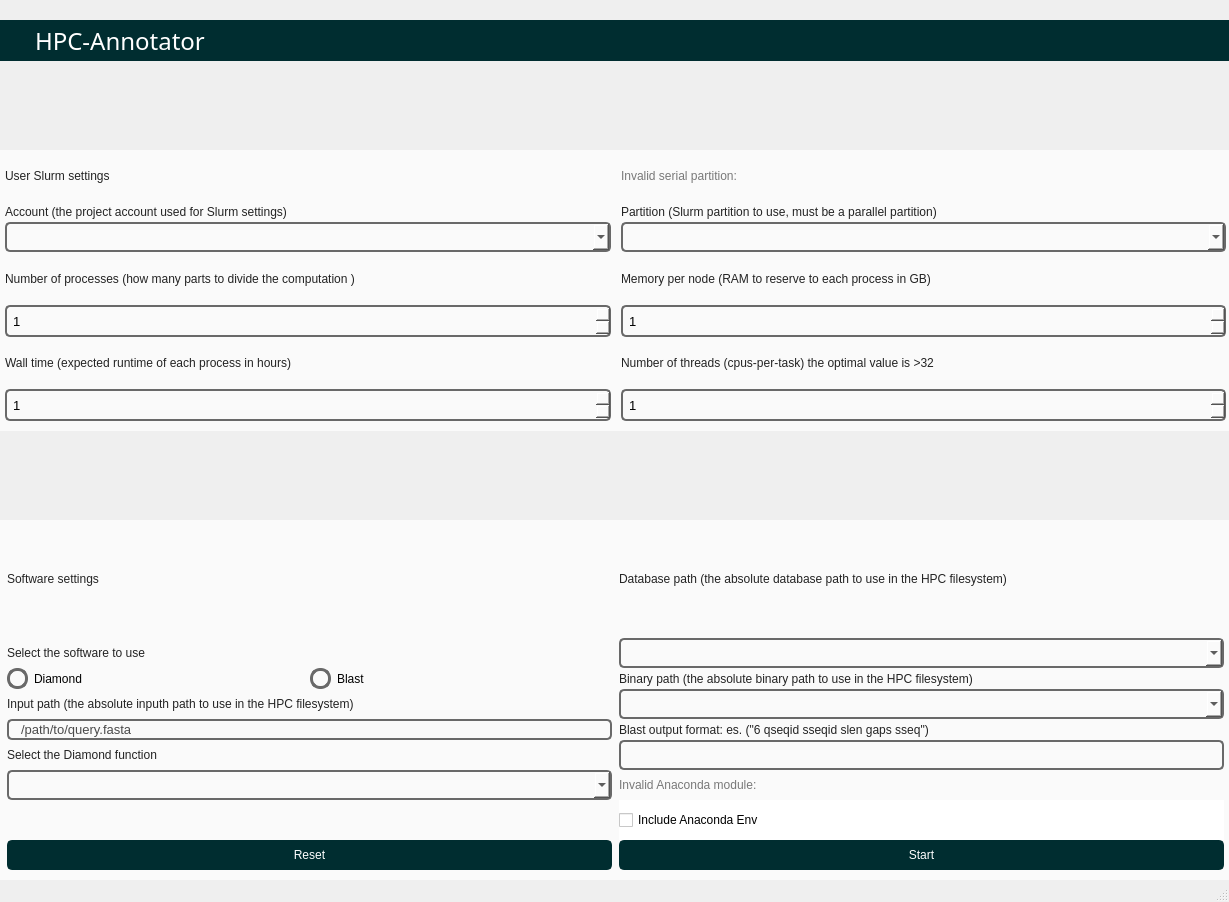
<?xml version="1.0" encoding="UTF-8"?>
<ui version="4.0">
 <class>MainWindow</class>
 <widget class="QMainWindow" name="MainWindow">
  <property name="enabled">
   <bool>true</bool>
  </property>
  <property name="geometry">
   <rect>
    <x>0</x>
    <y>0</y>
    <width>1229</width>
    <height>902</height>
   </rect>
  </property>
  <property name="sizePolicy">
   <sizepolicy hsizetype="Preferred" vsizetype="Preferred">
    <horstretch>0</horstretch>
    <verstretch>0</verstretch>
   </sizepolicy>
  </property>
  <property name="minimumSize">
   <size>
    <width>0</width>
    <height>0</height>
   </size>
  </property>
  <property name="windowTitle">
   <string>MainWindow</string>
  </property>
  <property name="styleSheet">
   <string notr="true"/>
  </property>
  <widget class="QWidget" name="centralwidget">
   <property name="sizePolicy">
    <sizepolicy hsizetype="Fixed" vsizetype="Fixed">
     <horstretch>0</horstretch>
     <verstretch>0</verstretch>
    </sizepolicy>
   </property>
   <property name="styleSheet">
    <string notr="true">QLabel {
	color:rgb(35,35,35);
	font: 10pt &quot;Georgia&quot;;
}
QPushButton{
	font: 10pt &quot;Georgia&quot;;
}

QSpinBox{
	color: rgb(105,105,105);
	font: 10pt;
}

QSpinBox{
	background-color: rgb(105,105,105);
	border-radius: 2px;
	border: 2px solid rgb(105,105,105);
	padding-left: 10px;
	color: black;
}

QLineEdit {
	color: rgb(75,75,75);
	font: 10pt;
	border-radius: 5px;
	border: 2px solid rgb(105,105,105);
	padding-left: 10px;
}
QLineEdit:hover {
	border: 2px solid rgb(105,105,105);
}
QLineEdit:focus {
	border: 2px solid rgb(35,35,35);
}
/* RADIO BUTTON */
QRadioButton{
	color: black;
}
QRadioButton::indicator {
    border: 3px solid rgb(105,105,105);
	width: 15px;
	height: 15px;
	border-radius: 10px;
    background: rgb(250,250,250);
}
QRadioButton::indicator:hover {
    border: 3px solid rgb(58, 66, 81);
}
QRadioButton::indicator:checked {
    background: 3px solid rgb(94, 106, 130);
	border: 3px solid rgb(52, 59, 72);	
}

/* COMBOBOX */
QComboBox{
	background-color: rgb(41, 65, 131);;
	border-radius: 5px;
	border: 2px solid rgb(105,105,105);
	padding: 5px;
	padding-left: 10px;
}
QComboBox:hover{
	border: 2px solid rgb(64, 71, 88);
}
QComboBox::drop-down {
	subcontrol-origin: padding;
	subcontrol-position: top right;
	width: 25px; 
	border-left-width: 3px;
	border-left-color: rgba(39, 44, 54, 150);
	border-left-style: solid;
	border-top-right-radius: 3px;
	border-bottom-right-radius: 3px;	
	background-image: url(:/16x16/icons/16x16/cil-arrow-bottom_b.png);
	background-position: center;
	background-repeat: no-reperat;
 }
QComboBox QAbstractItemView {
	color: rgb(41, 65, 131);	
	background-color: rgb(41, 65, 131);
	padding: 10px;
	selection-background-color: rgb(39, 44, 54);
}

/*SPIN BOX*/
QSpinBox {
position: relative;
  padding: 4px;
  width: 50px;
  height: 20px;
  text-align: center;
  font-size: 2rem;
 border-radius: 5px;
	border: 2px solid rgb(105,105,105);
}
QSpinBox::up-button{
margin-top: 1px;
margin-right: 2px;
margin-left: -5px;
height: 10px;
background-image: url(:/16x16/icons/16x16/cil-arrow-top_b.png);
background-repeat: no-repeat;
}
QSpinBox::down-button{
margin-left: 2px;
margin-top: -3px;
background-image: url(:/16x16/icons/16x16/cil-arrow-bottom_b.png);
background-repeat: no-repeat;
}
QSpinBox::up-button:pressed{
	background-color: rgb(105,105,105);
}
QSpinBox::down-button:pressed{
	background-color: rgb(105,105,105);
}</string>
   </property>
   <widget class="QFrame" name="frame_top_btns">
    <property name="geometry">
     <rect>
      <x>0</x>
      <y>20</y>
      <width>1231</width>
      <height>41</height>
     </rect>
    </property>
    <property name="maximumSize">
     <size>
      <width>16777215</width>
      <height>42</height>
     </size>
    </property>
    <property name="styleSheet">
     <string notr="true">background-color: rgba(0,45,48,255)</string>
    </property>
    <property name="frameShape">
     <enum>QFrame::NoFrame</enum>
    </property>
    <property name="frameShadow">
     <enum>QFrame::Raised</enum>
    </property>
    <layout class="QHBoxLayout" name="horizontalLayout_4">
     <property name="spacing">
      <number>0</number>
     </property>
     <property name="leftMargin">
      <number>0</number>
     </property>
     <property name="topMargin">
      <number>0</number>
     </property>
     <property name="rightMargin">
      <number>0</number>
     </property>
     <property name="bottomMargin">
      <number>0</number>
     </property>
     <item>
      <widget class="QFrame" name="frame_label_top_btns">
       <property name="sizePolicy">
        <sizepolicy hsizetype="Expanding" vsizetype="Preferred">
         <horstretch>0</horstretch>
         <verstretch>0</verstretch>
        </sizepolicy>
       </property>
       <property name="frameShape">
        <enum>QFrame::NoFrame</enum>
       </property>
       <property name="frameShadow">
        <enum>QFrame::Raised</enum>
       </property>
       <layout class="QHBoxLayout" name="horizontalLayout_10">
        <property name="spacing">
         <number>0</number>
        </property>
        <property name="leftMargin">
         <number>5</number>
        </property>
        <property name="topMargin">
         <number>0</number>
        </property>
        <property name="rightMargin">
         <number>10</number>
        </property>
        <property name="bottomMargin">
         <number>0</number>
        </property>
        <item>
         <widget class="QFrame" name="frame_icon_top_bar">
          <property name="maximumSize">
           <size>
            <width>30</width>
            <height>30</height>
           </size>
          </property>
          <property name="styleSheet">
           <string notr="true">background: transparent;
background-image: url(:/16x16/icons/16x16/cil-terminal.png);
background-position: center;
background-repeat: no-repeat;
</string>
          </property>
          <property name="frameShape">
           <enum>QFrame::StyledPanel</enum>
          </property>
          <property name="frameShadow">
           <enum>QFrame::Raised</enum>
          </property>
         </widget>
        </item>
        <item>
         <widget class="QLabel" name="label_title_bar_top">
          <property name="font">
           <font>
            <family>Arkhip</family>
            <pointsize>18</pointsize>
            <weight>50</weight>
            <italic>false</italic>
            <bold>false</bold>
           </font>
          </property>
          <property name="styleSheet">
           <string notr="true">background: transparent;
color: white;
font: 18pt &quot;Arkhip&quot;;
</string>
          </property>
          <property name="text">
           <string>HPC-Annotator</string>
          </property>
         </widget>
        </item>
       </layout>
      </widget>
     </item>
     <item alignment="Qt::AlignRight">
      <widget class="QFrame" name="frame_btns_right">
       <property name="sizePolicy">
        <sizepolicy hsizetype="Expanding" vsizetype="Preferred">
         <horstretch>0</horstretch>
         <verstretch>0</verstretch>
        </sizepolicy>
       </property>
       <property name="maximumSize">
        <size>
         <width>120</width>
         <height>16777215</height>
        </size>
       </property>
       <property name="frameShape">
        <enum>QFrame::NoFrame</enum>
       </property>
       <property name="frameShadow">
        <enum>QFrame::Raised</enum>
       </property>
       <layout class="QHBoxLayout" name="horizontalLayout_5">
        <property name="spacing">
         <number>0</number>
        </property>
        <property name="leftMargin">
         <number>0</number>
        </property>
        <property name="topMargin">
         <number>0</number>
        </property>
        <property name="rightMargin">
         <number>0</number>
        </property>
        <property name="bottomMargin">
         <number>0</number>
        </property>
        <item>
         <widget class="QPushButton" name="btn_minimize">
          <property name="sizePolicy">
           <sizepolicy hsizetype="Minimum" vsizetype="Expanding">
            <horstretch>0</horstretch>
            <verstretch>0</verstretch>
           </sizepolicy>
          </property>
          <property name="minimumSize">
           <size>
            <width>40</width>
            <height>0</height>
           </size>
          </property>
          <property name="maximumSize">
           <size>
            <width>40</width>
            <height>16777215</height>
           </size>
          </property>
          <property name="toolTip">
           <string>Minimize</string>
          </property>
          <property name="styleSheet">
           <string notr="true">QPushButton {	
	border: none;
	background-color: transparent;
}
QPushButton:hover {
	background-color: rgb(52, 59, 72);
}
QPushButton:pressed {	
	background-color: rgb(85, 170, 255);
}</string>
          </property>
          <property name="text">
           <string/>
          </property>
          <property name="icon">
           <iconset resource="resources.qrc">
            <normaloff>:/16x16/icons/16x16/cil-window-minimize.png</normaloff>:/16x16/icons/16x16/cil-window-minimize.png</iconset>
          </property>
         </widget>
        </item>
        <item>
         <widget class="QPushButton" name="btn_close">
          <property name="sizePolicy">
           <sizepolicy hsizetype="Minimum" vsizetype="Expanding">
            <horstretch>0</horstretch>
            <verstretch>0</verstretch>
           </sizepolicy>
          </property>
          <property name="minimumSize">
           <size>
            <width>40</width>
            <height>0</height>
           </size>
          </property>
          <property name="maximumSize">
           <size>
            <width>40</width>
            <height>16777215</height>
           </size>
          </property>
          <property name="toolTip">
           <string>Close</string>
          </property>
          <property name="styleSheet">
           <string notr="true">QPushButton {	
	border: none;
	background-color: transparent;
}
QPushButton:hover {
	background-color: rgb(52, 59, 72);
}
QPushButton:pressed {	
	background-color: rgb(85, 170, 255);
}</string>
          </property>
          <property name="text">
           <string/>
          </property>
          <property name="icon">
           <iconset resource="resources.qrc">
            <normaloff>:/16x16/icons/16x16/cil-x.png</normaloff>:/16x16/icons/16x16/cil-x.png</iconset>
          </property>
         </widget>
        </item>
       </layout>
      </widget>
     </item>
    </layout>
   </widget>
   <widget class="QFrame" name="frame_div_content_1">
    <property name="geometry">
     <rect>
      <x>0</x>
      <y>150</y>
      <width>1231</width>
      <height>281</height>
     </rect>
    </property>
    <property name="minimumSize">
     <size>
      <width>0</width>
      <height>110</height>
     </size>
    </property>
    <property name="maximumSize">
     <size>
      <width>16777215</width>
      <height>400</height>
     </size>
    </property>
    <property name="styleSheet">
     <string notr="true">background-color: rgb(250,250,250);
</string>
    </property>
    <property name="frameShape">
     <enum>QFrame::NoFrame</enum>
    </property>
    <property name="frameShadow">
     <enum>QFrame::Raised</enum>
    </property>
    <layout class="QVBoxLayout" name="verticalLayout_7">
     <property name="spacing">
      <number>0</number>
     </property>
     <property name="leftMargin">
      <number>0</number>
     </property>
     <property name="topMargin">
      <number>0</number>
     </property>
     <property name="rightMargin">
      <number>0</number>
     </property>
     <property name="bottomMargin">
      <number>0</number>
     </property>
     <item>
      <layout class="QGridLayout" name="gridLayout">
       <item row="3" column="1">
        <widget class="QLabel" name="label_3">
         <property name="styleSheet">
          <string notr="true"/>
         </property>
         <property name="text">
          <string>Number of processes (how many parts to divide the computation )</string>
         </property>
        </widget>
       </item>
       <item row="1" column="3">
        <widget class="QLabel" name="label_2">
         <property name="styleSheet">
          <string notr="true"/>
         </property>
         <property name="text">
          <string>Partition (Slurm partition to use, must be a parallel partition)</string>
         </property>
        </widget>
       </item>
       <item row="0" column="1">
        <widget class="QLabel" name="label_11">
         <property name="styleSheet">
          <string notr="true">font: 12pt &quot;Arkhip&quot;;</string>
         </property>
         <property name="text">
          <string>User Slurm settings</string>
         </property>
        </widget>
       </item>
       <item row="3" column="3">
        <widget class="QLabel" name="label_4">
         <property name="styleSheet">
          <string notr="true"/>
         </property>
         <property name="text">
          <string>Memory per node (RAM to reserve to each process in GB)</string>
         </property>
        </widget>
       </item>
       <item row="5" column="3">
        <widget class="QLabel" name="label_6">
         <property name="text">
          <string>Number of threads (cpus-per-task) the optimal value is &gt;32</string>
         </property>
        </widget>
       </item>
       <item row="6" column="1">
        <widget class="QSpinBox" name="wall_time">
         <property name="minimum">
          <number>1</number>
         </property>
         <property name="maximum">
          <number>24</number>
         </property>
        </widget>
       </item>
       <item row="1" column="1">
        <widget class="QLabel" name="label">
         <property name="styleSheet">
          <string notr="true"/>
         </property>
         <property name="text">
          <string>Account (the project account used for Slurm settings)</string>
         </property>
        </widget>
       </item>
       <item row="5" column="1">
        <widget class="QLabel" name="label_5">
         <property name="styleSheet">
          <string notr="true"/>
         </property>
         <property name="text">
          <string>Wall time (expected runtime of each process in hours)</string>
         </property>
        </widget>
       </item>
       <item row="2" column="1">
        <widget class="QComboBox" name="account"/>
       </item>
       <item row="1" column="2">
        <widget class="QLabel" name="label_9">
         <property name="minimumSize">
          <size>
           <width>5</width>
           <height>0</height>
          </size>
         </property>
         <property name="maximumSize">
          <size>
           <width>10</width>
           <height>20</height>
          </size>
         </property>
         <property name="text">
          <string/>
         </property>
        </widget>
       </item>
       <item row="4" column="3">
        <widget class="QSpinBox" name="memory_per_node">
         <property name="minimum">
          <number>1</number>
         </property>
        </widget>
       </item>
       <item row="4" column="1">
        <widget class="QSpinBox" name="number_of_processes">
         <property name="minimum">
          <number>1</number>
         </property>
         <property name="maximum">
          <number>500</number>
         </property>
        </widget>
       </item>
       <item row="1" column="0">
        <widget class="QLabel" name="label_7">
         <property name="maximumSize">
          <size>
           <width>5</width>
           <height>20</height>
          </size>
         </property>
         <property name="text">
          <string/>
         </property>
        </widget>
       </item>
       <item row="2" column="3">
        <widget class="QComboBox" name="partition"/>
       </item>
       <item row="7" column="1">
        <widget class="QLabel" name="label_8">
         <property name="maximumSize">
          <size>
           <width>16777215</width>
           <height>10</height>
          </size>
         </property>
         <property name="text">
          <string/>
         </property>
        </widget>
       </item>
       <item row="1" column="4">
        <widget class="QLabel" name="label_21">
         <property name="maximumSize">
          <size>
           <width>5</width>
           <height>20</height>
          </size>
         </property>
         <property name="text">
          <string/>
         </property>
        </widget>
       </item>
       <item row="6" column="3">
        <widget class="QSpinBox" name="threads">
         <property name="minimum">
          <number>1</number>
         </property>
         <property name="maximum">
          <number>500</number>
         </property>
        </widget>
       </item>
       <item row="0" column="3">
        <widget class="QLabel" name="serial_partition">
         <property name="styleSheet">
          <string notr="true">color: rgb(120, 120, 120);</string>
         </property>
         <property name="text">
          <string>Invalid serial partition:</string>
         </property>
        </widget>
       </item>
      </layout>
     </item>
    </layout>
   </widget>
   <widget class="QFrame" name="frame_div_content_2">
    <property name="geometry">
     <rect>
      <x>0</x>
      <y>520</y>
      <width>1231</width>
      <height>360</height>
     </rect>
    </property>
    <property name="minimumSize">
     <size>
      <width>0</width>
      <height>110</height>
     </size>
    </property>
    <property name="maximumSize">
     <size>
      <width>16777215</width>
      <height>400</height>
     </size>
    </property>
    <property name="styleSheet">
     <string notr="true">background-color: rgb(250,250,250);

</string>
    </property>
    <property name="frameShape">
     <enum>QFrame::NoFrame</enum>
    </property>
    <property name="frameShadow">
     <enum>QFrame::Raised</enum>
    </property>
    <layout class="QVBoxLayout" name="verticalLayout_8">
     <property name="spacing">
      <number>0</number>
     </property>
     <property name="leftMargin">
      <number>0</number>
     </property>
     <property name="topMargin">
      <number>0</number>
     </property>
     <property name="rightMargin">
      <number>0</number>
     </property>
     <property name="bottomMargin">
      <number>0</number>
     </property>
     <item>
      <layout class="QGridLayout" name="gridLayout_2">
       <item row="4" column="1">
        <widget class="QLineEdit" name="input_path">
         <property name="inputMask">
          <string/>
         </property>
         <property name="text">
          <string>/path/to/query.fasta</string>
         </property>
        </widget>
       </item>
       <item row="0" column="1">
        <widget class="QLabel" name="label_14">
         <property name="styleSheet">
          <string notr="true">font: 12pt &quot;Arkhip&quot;;</string>
         </property>
         <property name="text">
          <string>Software settings</string>
         </property>
        </widget>
       </item>
       <item row="0" column="0">
        <widget class="QLabel" name="label_10">
         <property name="text">
          <string/>
         </property>
        </widget>
       </item>
       <item row="1" column="1">
        <widget class="QLabel" name="label_17">
         <property name="styleSheet">
          <string notr="true"/>
         </property>
         <property name="text">
          <string>Select the software to use</string>
         </property>
        </widget>
       </item>
       <item row="3" column="1">
        <widget class="QLabel" name="label_12">
         <property name="styleSheet">
          <string notr="true"/>
         </property>
         <property name="text">
          <string>Input path (the absolute inputh path to use in the HPC filesystem)</string>
         </property>
        </widget>
       </item>
       <item row="1" column="2">
        <widget class="QLabel" name="label_15">
         <property name="text">
          <string/>
         </property>
        </widget>
       </item>
       <item row="1" column="4">
        <widget class="QLabel" name="label_16">
         <property name="minimumSize">
          <size>
           <width>5</width>
           <height>0</height>
          </size>
         </property>
         <property name="text">
          <string/>
         </property>
        </widget>
       </item>
       <item row="11" column="1">
        <widget class="QPushButton" name="reset">
         <property name="minimumSize">
          <size>
           <width>50</width>
           <height>30</height>
          </size>
         </property>
         <property name="styleSheet">
          <string notr="true">QPushButton {
	color: white;
	border: 2px solid rgba(0,45,48,255);
	border-radius: 5px;	
	background-color: rgba(0,45,48,255);
}
QPushButton:hover {
	background-color: rgb(4,76,82);
	border: 2px solid rgb(4,76,82);
}
QPushButton:pressed {	
	background-color: rgb(35, 40, 49);
	border: 2px solid rgb(43, 50, 61);
}</string>
         </property>
         <property name="text">
          <string>Reset</string>
         </property>
        </widget>
       </item>
       <item row="2" column="1">
        <layout class="QHBoxLayout" name="horizontalLayout">
         <item>
          <widget class="QRadioButton" name="diamond">
           <property name="text">
            <string>Diamond</string>
           </property>
          </widget>
         </item>
         <item>
          <widget class="QRadioButton" name="blast">
           <property name="text">
            <string>Blast</string>
           </property>
          </widget>
         </item>
        </layout>
       </item>
       <item row="11" column="3">
        <widget class="QPushButton" name="start">
         <property name="minimumSize">
          <size>
           <width>0</width>
           <height>30</height>
          </size>
         </property>
         <property name="styleSheet">
          <string notr="true">QPushButton {
	color: white;
	border: 2px solid rgba(0,45,48,255);
	border-radius: 5px;	
	background-color: rgba(0,45,48,255);
}
QPushButton:hover {
	background-color: rgb(4,76,82);
	border: 2px solid rgb(4,76,82);
}
QPushButton:pressed {	
	background-color: rgb(35, 40, 49);
	border: 2px solid rgb(43, 50, 61);
}</string>
         </property>
         <property name="text">
          <string>Start</string>
         </property>
        </widget>
       </item>
       <item row="0" column="3">
        <widget class="QLabel" name="label_18">
         <property name="styleSheet">
          <string notr="true"/>
         </property>
         <property name="text">
          <string>Database path (the absolute database path to use in the HPC filesystem)</string>
         </property>
        </widget>
       </item>
       <item row="1" column="3">
        <widget class="QComboBox" name="db_path"/>
       </item>
       <item row="3" column="3">
        <widget class="QComboBox" name="bin_path"/>
       </item>
       <item row="2" column="3">
        <widget class="QLabel" name="label_13">
         <property name="styleSheet">
          <string notr="true"/>
         </property>
         <property name="text">
          <string>Binary path (the absolute binary path to use in the HPC filesystem)</string>
         </property>
        </widget>
       </item>
       <item row="6" column="1">
        <widget class="QLabel" name="label_23">
         <property name="text">
          <string>Select the Diamond function</string>
         </property>
        </widget>
       </item>
       <item row="8" column="1">
        <widget class="QComboBox" name="tools"/>
       </item>
       <item row="6" column="3">
        <widget class="QLineEdit" name="outfmt">
         <property name="minimumSize">
          <size>
           <width>0</width>
           <height>30</height>
          </size>
         </property>
        </widget>
       </item>
       <item row="10" column="3">
        <widget class="QCheckBox" name="pa_env">
         <property name="minimumSize">
          <size>
           <width>0</width>
           <height>40</height>
          </size>
         </property>
         <property name="styleSheet">
          <string notr="true">
  QCheckBox {
    background-color: #fff;
    height: 28px;
    width: 28px;
  }

  QCheckBox:after {
    border: 2px solid #fff;
    border-top: none;
    border-right: none;
    content: &quot;&quot;;
    height: 6px;
    left: 8px;
    opacity: 0;
    position: absolute;
    top: 9px;
    transform: rotate(-45deg);
    width: 12px;
  }


</string>
         </property>
         <property name="text">
          <string>Include Anaconda Env</string>
         </property>
        </widget>
       </item>
       <item row="4" column="3">
        <widget class="QLabel" name="label_20">
         <property name="text">
          <string>Blast output format: es. (&quot;6 qseqid sseqid slen gaps sseq&quot;)</string>
         </property>
        </widget>
       </item>
       <item row="8" column="3">
        <widget class="QLabel" name="anaconda">
         <property name="minimumSize">
          <size>
           <width>0</width>
           <height>30</height>
          </size>
         </property>
         <property name="styleSheet">
          <string notr="true">color: rgb(120, 120, 120);</string>
         </property>
         <property name="text">
          <string>Invalid Anaconda module:</string>
         </property>
        </widget>
       </item>
       <item row="12" column="1">
        <widget class="QLabel" name="label_22">
         <property name="maximumSize">
          <size>
           <width>16777215</width>
           <height>10</height>
          </size>
         </property>
         <property name="text">
          <string/>
         </property>
        </widget>
       </item>
      </layout>
     </item>
    </layout>
   </widget>
   <widget class="QLabel" name="image_settings">
    <property name="geometry">
     <rect>
      <x>0</x>
      <y>60</y>
      <width>1231</width>
      <height>91</height>
     </rect>
    </property>
    <property name="styleSheet">
     <string notr="true">background-image: url(:/root/icons/settings.jpg);</string>
    </property>
    <property name="text">
     <string/>
    </property>
   </widget>
   <widget class="QLabel" name="image_software">
    <property name="geometry">
     <rect>
      <x>0</x>
      <y>430</y>
      <width>1231</width>
      <height>91</height>
     </rect>
    </property>
    <property name="styleSheet">
     <string notr="true">background-image: url(:/root/icons/dna.png);</string>
    </property>
    <property name="text">
     <string/>
    </property>
   </widget>
  </widget>
  <widget class="QStatusBar" name="statusbar"/>
 </widget>
 <resources>
  <include location="resources.qrc"/>
 </resources>
 <connections/>
</ui>
